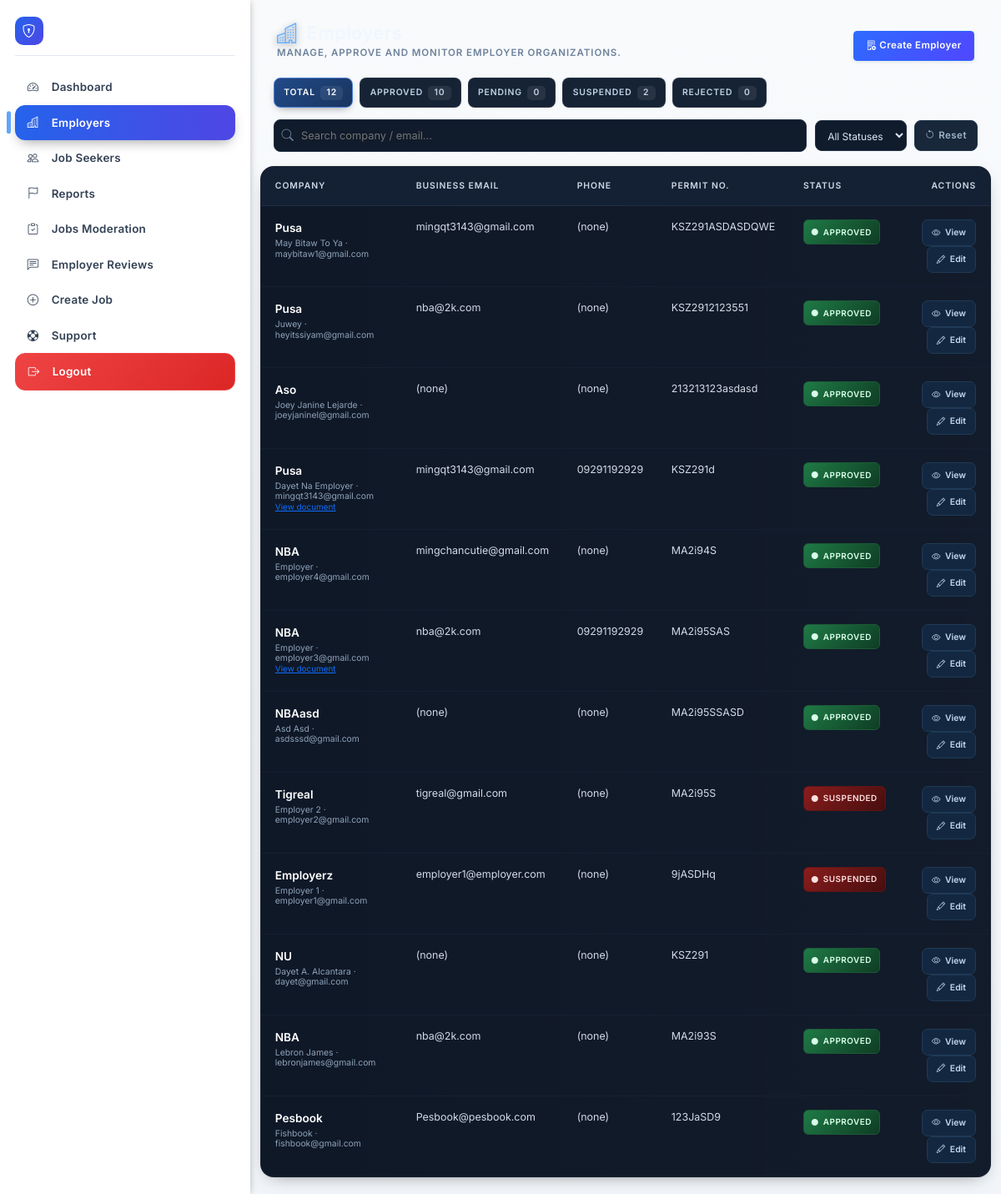
The page /admin_employers.php (signed in) on the database its author committed.
### tables this page shows
CREATE TABLE `users` (
  `user_id` varchar(40) NOT NULL,
  `name` varchar(120) NOT NULL,
  `date_of_birth` date DEFAULT NULL,
  `gender` enum('Male','Female','Non-binary','Prefer not to say') DEFAULT NULL,
  `phone` varchar(30) DEFAULT NULL,
  `region` varchar(100) DEFAULT NULL,
  `province` varchar(100) DEFAULT NULL,
  `city` varchar(100) DEFAULT NULL,
  `full_address` varchar(255) DEFAULT NULL,
  `email` varchar(180) NOT NULL,
  `password` varchar(255) DEFAULT NULL,
  `role` enum('job_seeker','employer','admin') NOT NULL DEFAULT 'job_seeker',
  `experience` int(11) DEFAULT 0,
  `education` varchar(120) DEFAULT NULL,
  `education_level` varchar(120) DEFAULT NULL,
  `primary_skill_summary` text DEFAULT NULL,
  `profile_completeness` tinyint(3) UNSIGNED NOT NULL DEFAULT 0,
  `profile_last_calculated` datetime DEFAULT NULL,
  `disability` varchar(255) DEFAULT NULL,
  `disability_type` varchar(120) DEFAULT NULL,
  `disability_severity` enum('Mild','Moderate','Severe') DEFAULT NULL,
  `assistive_devices` varchar(255) DEFAULT NULL,
  `pwd_id_number` varbinary(255) DEFAULT NULL,
  `pwd_id_last4` varchar(8) DEFAULT NULL,
  `pwd_id_status` enum('None','Pending','Verified','Rejected') NOT NULL DEFAULT 'None',
  `job_seeker_status` enum('Active','Suspended') NOT NULL DEFAULT 'Active',
  `pwd_id_review_note` text DEFAULT NULL,
  `pwd_id_reviewed_at` datetime DEFAULT NULL,
  `pwd_id_reviewed_by` varchar(40) DEFAULT NULL,
  `resume` varchar(255) DEFAULT NULL,
  `video_intro` varchar(255) DEFAULT NULL,
  `expected_salary_currency` varchar(8) DEFAULT 'PHP',
  `expected_salary_min` int(11) DEFAULT NULL,
  `expected_salary_max` int(11) DEFAULT NULL,
  `expected_salary_period` enum('monthly','yearly','hourly') DEFAULT 'monthly',
  `interests` text DEFAULT NULL,
  `accessibility_preferences` varchar(255) DEFAULT NULL,
  `preferred_location` varchar(255) DEFAULT NULL,
  `preferred_work_setup` enum('On-site','Hybrid','Remote') DEFAULT NULL,
  `created_at` timestamp NOT NULL DEFAULT current_timestamp(),
  `company_name` varchar(255) DEFAULT '',
  `business_email` varchar(255) DEFAULT '',
  `company_website` varchar(255) DEFAULT NULL,
  `company_phone` varchar(64) DEFAULT NULL,
  `business_permit_number` varchar(100) DEFAULT NULL,
  `employer_status` enum('Pending','Approved','Suspended','Rejected') DEFAULT 'Pending',
  `suspension_reason` text DEFAULT NULL,
  `employer_doc` varchar(255) DEFAULT '',
  `company_owner_name` varchar(150) DEFAULT NULL,
  `contact_person_position` varchar(120) DEFAULT NULL,
  `contact_person_phone` varchar(40) DEFAULT NULL,
  `profile_picture` varchar(255) DEFAULT NULL,
  `deleted_at` datetime DEFAULT NULL
);

### classes/Helpers.php (called while the page is built, shortened)
<?php
class Helpers {
    public static function sanitizeOutput(?string $v): string {
        return htmlspecialchars((string)$v, ENT_QUOTES, 'UTF-8');
    }
}

### admin_employers.php (the view, shortened to what this page needs)
<?php
require_once 'classes/Helpers.php';
$filter_status = trim($_GET['status'] ?? '');
$hasStatusFilter = ($filter_status !== '');
$pdo = Database::getConnection();
$stmt = $pdo->query("
  SELECT
    user_id,
    name,
    email,
    company_name,
    business_email,
    company_website,
    company_phone,
    business_permit_number,
    employer_status,
    employer_doc,
    created_at
  FROM users
  WHERE role='employer'
  ORDER BY employer_status='Pending' DESC, created_at DESC
");
$allRows = $stmt->fetchAll();
$filteredRows = [];
$displayRows = $hasStatusFilter ? $filteredRows : $allRows;
$counts = [
    'total'     => 0,
    'Approved'  => 0,
    'Pending'   => 0,
    'Suspended' => 0,
    'Rejected'  => 0,
    'Other'     => 0
];
foreach ($allRows as $__r) {
    $st = $__r['employer_status'] ?: 'Pending';
    $counts['total']++;
    if (isset($counts[$st])) $counts[$st]++;
    else $counts['Other']++;
}
include 'includes/header.php';
?>
<div class="admin-layout">
    <?php include 'includes/admin_sidebar.php'; ?>
    <div class="admin-main">
        <div class="admin-page-header mb-3">
            <div class="page-title-block">
                <h1 class="page-title"><i class="bi bi-buildings"></i><span>Employers</span></h1>
                <p class="page-sub">Manage, approve and monitor employer organizations.</p>
            </div>
            <div class="page-actions">
                <a href="admin_employer_create.php" class="btn btn-sm btn-primary shadow-sm"><i class="bi bi-building-add me-1"></i>Create Employer</a>
            </div>
        </div>
        <div class="employer-topbar fade-in">
            <div class="chips" id="statusChips">
                <div class="chip active" data-filter="">Total <span class="count"><?php echo $counts['total']; ?></span></div>
                <div class="chip" data-filter="Approved">Approved <span class="count"><?php echo $counts['Approved']; ?></span></div>
                <div class="chip" data-filter="Pending">Pending <span class="count"><?php echo $counts['Pending']; ?></span></div>
                <div class="chip" data-filter="Suspended">Suspended <span class="count"><?php echo $counts['Suspended']; ?></span></div>
                <div class="chip" data-filter="Rejected">Rejected <span class="count"><?php echo $counts['Rejected']; ?></span></div>
            </div>
            <div class="filter-bar">
                <div class="search-box"><i class="bi bi-search"></i><input type="text" id="searchInput" placeholder="Search company / email..."></div>
                <select id="statusSelect" aria-label="Status select">
                    <option value="">All Statuses</option>
                </select>
                <button type="button" class="reset-btn" id="resetFilters"><i class="bi bi-arrow-counterclockwise me-1"></i>Reset</button>
            </div>
        </div>
        <div class="table-wrapper fade-in" id="tableWrapper">
            <table class="employers-table" id="employersTable">
                <thead>
                    <tr>
                        <th data-sort="company">Company</th>
                        <th data-sort="business_email">Business Email</th>
                        <th data-sort="phone">Phone</th>
                        <th data-sort="permit">Permit No.</th>
                        <th data-sort="status">Status</th>
                        <th style="text-align:right">Actions</th>
                    </tr>
                </thead>
                <tbody>
                    <?php foreach ($displayRows as $r): ?>
                        <tr data-status="<?php echo htmlspecialchars($r['employer_status'] ?: 'Pending'); ?>">
                            <td class="company-cell">
                                <div class="main"><?php echo Helpers::sanitizeOutput($r['company_name'] ?: '(none)'); ?></div>
                                <div class="sub"><?php echo Helpers::sanitizeOutput($r['name']); ?> · <?php echo Helpers::sanitizeOutput($r['email']); ?></div>
                                <?php if (!empty($r['employer_doc'])): ?>
                                    <div class="sub"><a target="_blank" href="<?php echo htmlspecialchars($r['employer_doc']); ?>">View document</a></div>
                                <?php endif; ?>
                            </td>
                            <td><?php echo Helpers::sanitizeOutput($r['business_email'] ?: '(none)'); ?></td>
                            <td><?php echo Helpers::sanitizeOutput($r['company_phone'] ?: '(none)'); ?></td>
                            <td><?php echo Helpers::sanitizeOutput($r['business_permit_number'] ?: '(none)'); ?></td>
                            <td>
                                <?php $st = $r['employer_status'] ?: 'Pending'; ?>
                                <span class="status-badge st-<?php echo htmlspecialchars($st); ?>">
                                    <i class="bi bi-circle-fill" style="font-size:.5rem"></i><?php echo Helpers::sanitizeOutput($st); ?>
                                </span>
                            </td>
                            <td class="actions" style="text-align:right">
                                <form method="post" action="admin_employer_view" class="d-inline">
                                    <button type="submit" class="view-btn"><i class="bi bi-eye"></i>View</button>
                                </form>
                                <form method="post" action="admin_employer_edit" class="d-inline ms-1">
                                    <button type="submit" class="view-btn"><i class="bi bi-pencil"></i>Edit</button>
                                </form>
                            </td>
                        </tr>
                    <?php endforeach; ?>
                </tbody>
            </table>
        </div>
    </div>
</div>
<?php include 'includes/footer.php'; ?>

### includes/header.php (style rules this page uses)
body { font-family: 'Inter', system-ui, -apple-system, "Segoe UI", Roboto, Ubuntu, sans-serif; }
.shadow-sm { box-shadow:0 .125rem .25rem rgba(0,0,0,.075)!important; }
.admin-main { padding-bottom: 1.25rem !important; }
.admin-layout { min-height: 100vh; }

### includes/admin_sidebar.php (style rules this page uses)
:root { --admin-sidebar-width: 300px; --admin-sidebar-bg: #0f172a; --admin-sidebar-bg-alt: #1e293b; --admin-sidebar-border: #1e293b; --admin-sidebar-link: #d1d5db; --admin-sidebar-link-hover: #fff; --admin-sidebar-link-active-bg: linear-gradient(90deg,#2563eb,#4f46e5); --admin-sidebar-link-active: #fff; }
@media (prefers-color-scheme: light) { :root { --admin-sidebar-bg:#ffffff; --admin-sidebar-bg-alt:#f1f5f9; --admin-sidebar-border:#e2e8f0; --admin-sidebar-link:#334155; --admin-sidebar-link-hover:#1e293b; } }
.admin-layout { display:flex; align-items:stretch; }
.admin-main { flex:1; padding:1.7rem 1.75rem 2.75rem; background:linear-gradient(180deg,#f8fafc,#f1f5f9); min-height:100vh; }

### rows shown on the page
users: company_name "Pusa", name "May Bitaw To Ya", email "maybitaw1@gmail.com", business_email "mingqt3143@gmail.com", company_phone "(none)", business_permit_number "KSZ291ASDASDQWE", employer_status "APPROVED"
users: company_name "Pusa", name "Juwey", email "heyitssiyam@gmail.com", business_email "nba@2k.com", company_phone "(none)", business_permit_number "KSZ2912123551", employer_status "APPROVED"
users: company_name "Aso", name "Joey Janine Lejarde", email "joeyjaninel@gmail.com", business_email "(none)", company_phone "(none)", business_permit_number "213213123asdasd", employer_status "APPROVED"
users: company_name "Pusa", name "Dayet Na Employer", email "mingqt3143@gmail.com", business_email "mingqt3143@gmail.com", company_phone "09291192929", business_permit_number "KSZ291d", employer_status "APPROVED"
users: company_name "NBA", name "Employer", email "employer4@gmail.com", business_email "mingchancutie@gmail.com", company_phone "(none)", business_permit_number "MA2i94S", employer_status "APPROVED"
users: company_name "NBA", name "Employer", email "employer3@gmail.com", business_email "nba@2k.com", company_phone "09291192929", business_permit_number "MA2i95SAS", employer_status "APPROVED"
users: company_name "NBAasd", name "Asd Asd", email "asdsssd@gmail.com", business_email "(none)", company_phone "(none)", business_permit_number "MA2i95SSASD", employer_status "APPROVED"
users: company_name "Tigreal", name "Employer 2", email "employer2@gmail.com", business_email "tigreal@gmail.com", company_phone "(none)", business_permit_number "MA2i95S", employer_status "SUSPENDED"
users: company_name "Employerz", name "Employer 1", email "employer1@gmail.com", business_email "employer1@employer.com", company_phone "(none)", business_permit_number "9jASDHq", employer_status "SUSPENDED"
users: company_name "NU", name "Dayet A. Alcantara", email "dayet@gmail.com", business_email "(none)", company_phone "(none)", business_permit_number "KSZ291", employer_status "APPROVED"
users: company_name "NBA", name "Lebron James", email "lebronjames@gmail.com", business_email "nba@2k.com", company_phone "(none)", business_permit_number "MA2i93S", employer_status "APPROVED"
users: company_name "Pesbook", name "Fishbook", email "fishbook@gmail.com", business_email "Pesbook@pesbook.com", company_phone "(none)", business_permit_number "123JaSD9", employer_status "APPROVED"

### other values the page prints
$item['label'] "Dashboard"
$item['label'] "Employers"
$item['label'] "Job Seekers"
$item['label'] "Reports"
$item['label'] "Jobs Moderation"
$item['label'] "Employer Reviews"
$item['label'] "Create Job"
$item['label'] "Support"
$item['label'] "Logout"
$counts['total'] "12"
$counts['Approved'] "10"
$counts['Pending'] "0"
$counts['Suspended'] "2"
$counts['Rejected'] "0"
